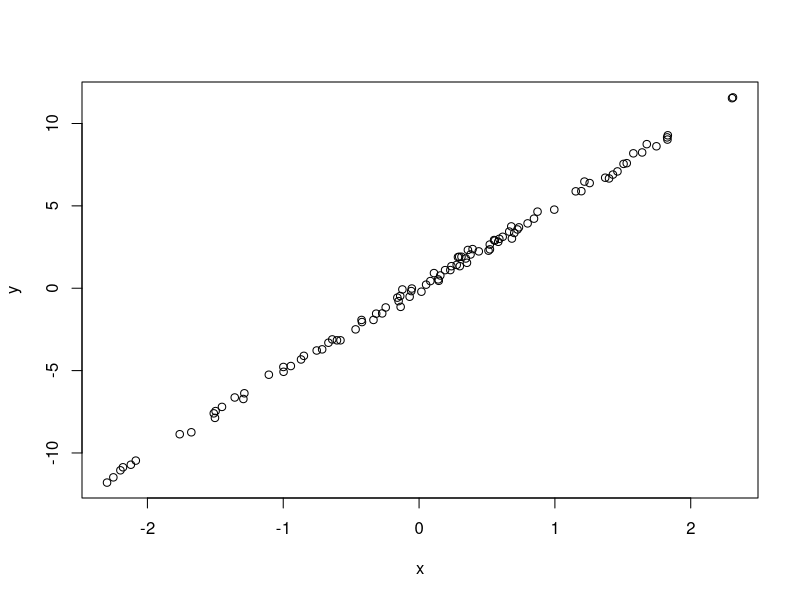

Generate this figure with R:
# Simulate and plot data
# Alana Muller
# amuller@email.arizona.edu
# 2022-03-15

# Simulate predictor variable
x <- rnorm(n = 100) 
  
# Calculate response variable and add noise
y <- 5 * x + rnorm(100, sd = 0.2)

# Plot the data
plot(x,y)
